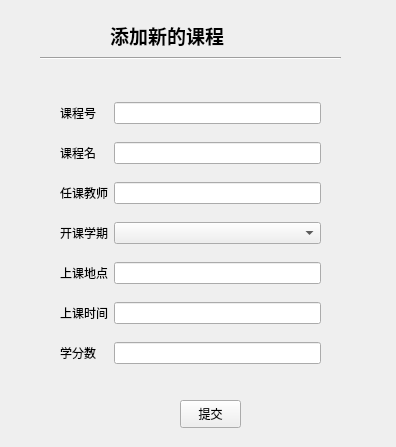
<?xml version="1.0" encoding="UTF-8"?>
<ui version="4.0">
 <class>addNewCourse</class>
 <widget class="QWidget" name="addNewCourse">
  <property name="geometry">
   <rect>
    <x>0</x>
    <y>0</y>
    <width>396</width>
    <height>447</height>
   </rect>
  </property>
  <property name="windowTitle">
   <string>Form</string>
  </property>
  <widget class="QLabel" name="label">
   <property name="geometry">
    <rect>
     <x>110</x>
     <y>20</y>
     <width>151</width>
     <height>31</height>
    </rect>
   </property>
   <property name="font">
    <font>
     <family>Arial</family>
     <pointsize>14</pointsize>
     <weight>75</weight>
     <bold>true</bold>
    </font>
   </property>
   <property name="text">
    <string>添加新的课程</string>
   </property>
  </widget>
  <widget class="Line" name="line">
   <property name="geometry">
    <rect>
     <x>40</x>
     <y>50</y>
     <width>301</width>
     <height>16</height>
    </rect>
   </property>
   <property name="orientation">
    <enum>Qt::Horizontal</enum>
   </property>
  </widget>
  <widget class="QPushButton" name="submitButton">
   <property name="geometry">
    <rect>
     <x>180</x>
     <y>400</y>
     <width>61</width>
     <height>28</height>
    </rect>
   </property>
   <property name="text">
    <string>提交</string>
   </property>
  </widget>
  <widget class="QWidget" name="layoutWidget">
   <property name="geometry">
    <rect>
     <x>60</x>
     <y>90</y>
     <width>261</width>
     <height>291</height>
    </rect>
   </property>
   <layout class="QGridLayout" name="gridLayout">
    <item row="0" column="0">
     <widget class="QLabel" name="label_2">
      <property name="text">
       <string>课程号</string>
      </property>
     </widget>
    </item>
    <item row="0" column="1">
     <widget class="QLineEdit" name="courseId_lineEdit"/>
    </item>
    <item row="1" column="0">
     <widget class="QLabel" name="label_3">
      <property name="text">
       <string>课程名</string>
      </property>
     </widget>
    </item>
    <item row="1" column="1">
     <widget class="QLineEdit" name="object_lineEdit"/>
    </item>
    <item row="2" column="0">
     <widget class="QLabel" name="label_4">
      <property name="text">
       <string>任课教师</string>
      </property>
     </widget>
    </item>
    <item row="2" column="1">
     <widget class="QLineEdit" name="teacher_lineEdit"/>
    </item>
    <item row="3" column="0">
     <widget class="QLabel" name="label_5">
      <property name="text">
       <string>开课学期</string>
      </property>
     </widget>
    </item>
    <item row="3" column="1">
     <widget class="QComboBox" name="timeBox"/>
    </item>
    <item row="4" column="0">
     <widget class="QLabel" name="label_6">
      <property name="text">
       <string>上课地点</string>
      </property>
     </widget>
    </item>
    <item row="4" column="1">
     <widget class="QLineEdit" name="location_lineEdit"/>
    </item>
    <item row="5" column="0">
     <widget class="QLabel" name="label_7">
      <property name="text">
       <string>上课时间</string>
      </property>
     </widget>
    </item>
    <item row="5" column="1">
     <widget class="QLineEdit" name="period_lineEdit"/>
    </item>
    <item row="6" column="0">
     <widget class="QLabel" name="label_8">
      <property name="text">
       <string>学分数</string>
      </property>
     </widget>
    </item>
    <item row="6" column="1">
     <widget class="QLineEdit" name="credit_lineEdit"/>
    </item>
   </layout>
  </widget>
 </widget>
 <resources/>
 <connections/>
</ui>
